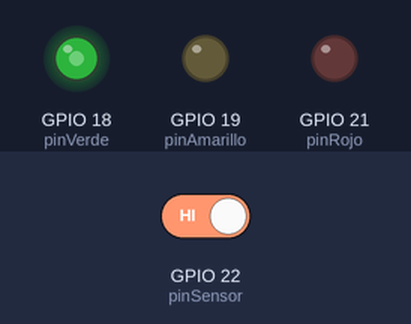
The sketch below on a simulated ESP32. Shown: output pins drawn as LEDs (lit = HIGH). The inputs (shaded band) are chosen by the test bench; at power-on: GPIO 22 (pinSensor) HIGH.

Above: at 1.2 s.
1.3 s: GPIO 22 (pinSensor) driven LOW
At 1.8 s:
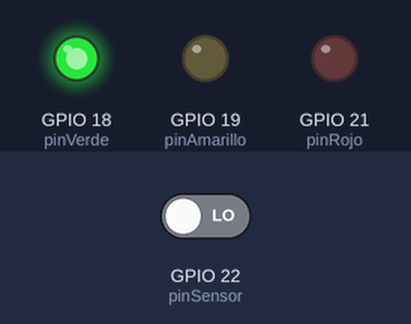
2.8 s: GPIO 22 (pinSensor) driven HIGH
At 5.8 s:
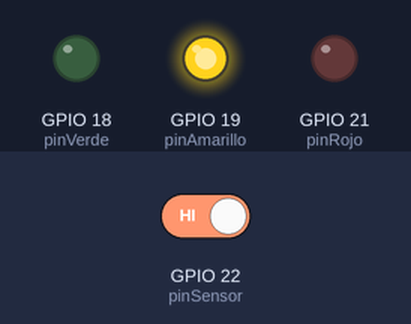
At 7.4 s:
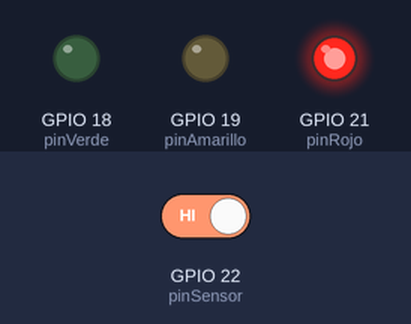
Timing chart, 0 to 13.5 s (numbered marks = the images above; inputs shaded):
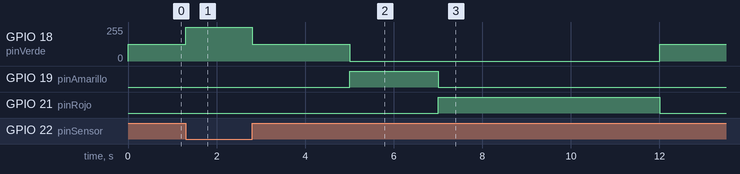

Measured:
- after the input at 1.3 s, GPIO 18 (pinVerde): 127/255 → 255/255 at once
- after the input at 2.8 s, GPIO 18 (pinVerde): 255/255 → 127/255 at once, → 0/255 2.2 s later, → 127/255 7.0 s later; GPIO 21 (pinRojo): LOW → HIGH after 4.2 s instead of 7.2 s

The sketch:

Control_Trafico.ino
```cpp
const int pinVerde = 18;
const int pinAmarillo = 19;
const int pinRojo = 21;
const int pinSensor = 22;

volatile int contadorSegundos = 0;
int estado = 1;
hw_timer_t *timer = NULL;

void IRAM_ATTR onTimer() {
  contadorSegundos++;
}

void setup() {
  pinMode(pinVerde, OUTPUT);
  pinMode(pinAmarillo, OUTPUT);
  pinMode(pinRojo, OUTPUT);
  pinMode(pinSensor, INPUT_PULLUP);

  timer = timerBegin(1000000);
  timerAttachInterrupt(timer, &onTimer);
  timerAlarm(timer, 1000000, true, 0);
}

void loop() {
  int limiteVerde;
  int brilloVerde;
  bool hayVehiculo;

  if (digitalRead(pinSensor) == LOW) {
    hayVehiculo = true;
  } else {
    hayVehiculo = false;
  }

  if (hayVehiculo == true) {
    limiteVerde = 8;
    brilloVerde = 255;
  } else {
    limiteVerde = 5;
    brilloVerde = 127;
  }

  if (estado == 1) {
    analogWrite(pinVerde, brilloVerde);
    digitalWrite(pinAmarillo, LOW);
    digitalWrite(pinRojo, LOW);

    if (contadorSegundos >= limiteVerde) {
      contadorSegundos = 0;
      estado = 2;
    }
  }
  else if (estado == 2) {
    digitalWrite(pinVerde, LOW);
    digitalWrite(pinAmarillo, HIGH);
    digitalWrite(pinRojo, LOW);

    if (contadorSegundos >= 2) {
      contadorSegundos = 0;
      estado = 3;
    }
  }
  else if (estado == 3) {
    digitalWrite(pinVerde, LOW);
    digitalWrite(pinAmarillo, LOW);
    digitalWrite(pinRojo, HIGH);

    if (contadorSegundos >= 5) {
      contadorSegundos = 0;
      estado = 1;
    }
  }
}
```
